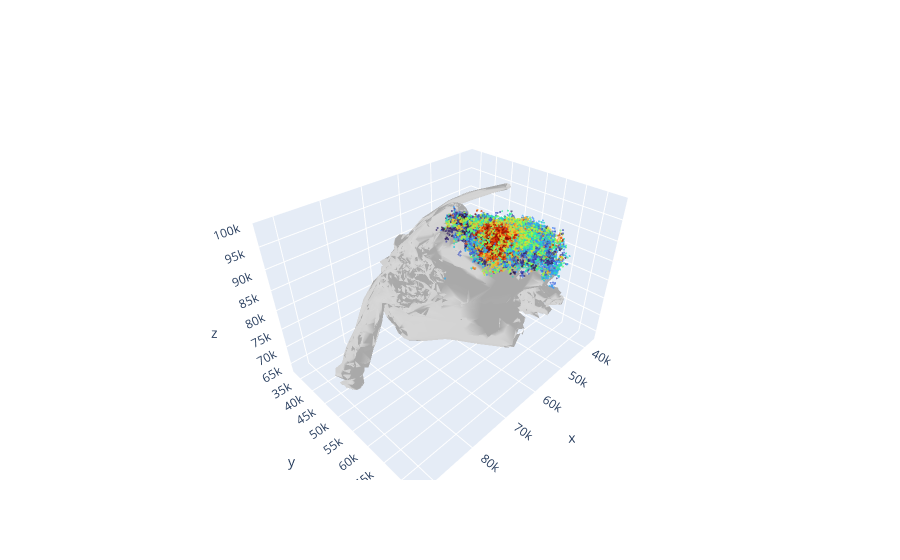

Write notebook code for a chart like this one.
### Code cell
# look at all results on the mesh

p = analyzer.all_results["mesh_points"]

# jitter the points

jitter = 10000

rand = (torch.rand(p.shape) - 0.5) * jitter

p = p + rand

v = analyzer.all_results["normalized_displacement"][:, 2]
v = analyzer.all_results["displacement"][:, 2]

v = v[good_indices]

v = convert_to_percentile(v)


fig = ResultPlotter.plot_mesh_with_points(
    points=p[good_indices],
    opacity=0.95,
    point_values=v,
    points_on_surface=False,
    marker_dict={"size": 0.7, "colorscale": "Turbo", "opacity": 0.7},
)

from hsflfm.ant_model import M_mesh_ant, mesh_scale
from hsflfm.util import matmul
import plotly.graph_objects as go

std_radius = 200
theta = np.linspace(0, 2 * np.pi, 200)
x = np.cos(theta) * std_radius
y = np.sin(theta) * std_radius * -1
z = np.zeros_like(theta)
points = np.concatenate((x[:, None], y[:, None], z[:, None]), axis=1)
mesh_points = matmul(np.linalg.inv(M_mesh_ant), points) * mesh_scale * 0.1

# fig.add_trace(
#     go.Scatter3d(
#         x=mesh_points[:, 0],
#         y=mesh_points[:, 1],
#         z=mesh_points[:, 2],
#         mode='lines',
#         marker={
#             "size": 100, "color": 'black'
#         }

#     )
# )

### Figure 1 — Plotly figure (JSON) as saved in the notebook; plotly's stock layout.template omitted (floating-point values rounded to 4 significant figures; data arrays with more than 128 entries replaced by an {"elided": "..."} marker saying what was removed)
{"data": [{"color": "lightgray", "i": {"elided": "11764 int values"}, "j": {"elided": "11764 int values"}, "k": {"elided": "11764 int values"}, "opacity": 0.95, "type": "mesh3d", "x": {"elided": "5163 float values"}, "y": {"elided": "5163 float values"}, "z": {"elided": "5163 float values"}}, {"marker": {"color": {"elided": "12793 float values"}, "colorscale": [[0, "#30123b"], [0.07143, "#4145ab"], [0.1429, "#4675ed"], [0.2143, "#39a2fc"], [0.2857, "#1bcfd4"], [0.3571, "#24eca6"], [0.4286, "#61fc6c"], [0.5, "#a4fc3b"], [0.5714, "#d1e834"], [0.6429, "#f3c63a"], [0.7143, "#fe9b2d"], [0.7857, "#f36315"], [0.8571, "#d93806"], [0.9286, "#b11901"], [1, "#7a0402"]], "opacity": 0.7, "size": 0.7}, "mode": "markers", "type": "scatter3d", "x": {"elided": "12793 float values"}, "y": {"elided": "12793 float values"}, "z": {"elided": "12793 float values"}}], "layout": {}}
